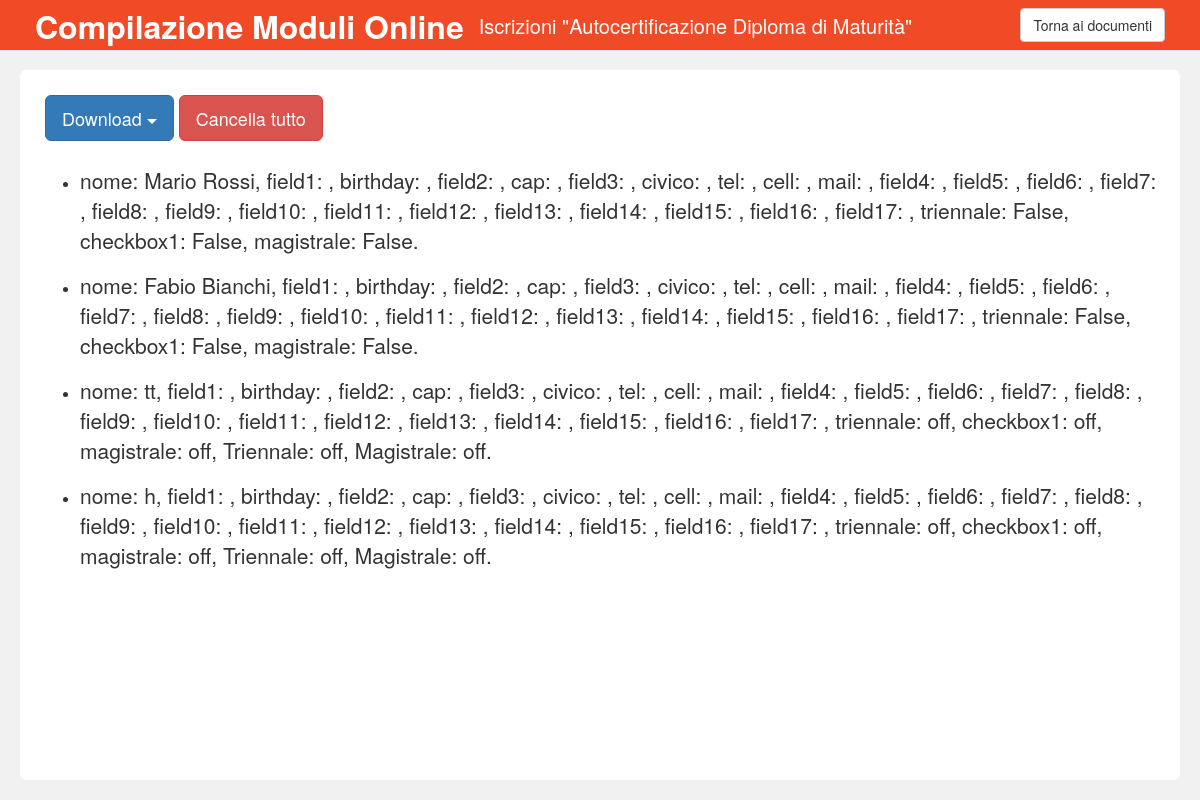
The app's page /form/39/iscrizioni/ (signed in) with its own data.
### form/models.py (models this page shows, shortened)
class Document(models.Model):
    titolo = models.CharField(max_length=200)
    pub_date = models.DateField('Data', null=True)
    content = RichTextUploadingField('Contenuto')
    class Meta:
        verbose_name = 'Documento'
        verbose_name_plural = 'Documenti'

class CompiledDoc(models.Model):
    document = models.ForeignKey(Document, on_delete=models.CASCADE, null=True)
    date = models.DateField(default=None, null=True)
    def __str__(self):
        string = ''
        comp_fields = CompiledField.objects.filter(compiled_doc=self)
        for cfield in comp_fields:
            string = string + str(cfield.field) + ': ' + str(cfield.content)
            if comp_fields[comp_fields.count()-1] is not cfield:
                string = string + ', '
            else:
                string = string + '.'
        return string
    class Meta:
        verbose_name = 'Documento Compilato'
        verbose_name_plural = 'Documenti Compilati'

class CompiledField(models.Model):
    field = models.ForeignKey(Field, on_delete=models.SET_NULL, null=True)
    name = models.CharField(max_length=30)
    compiled_doc = models.ForeignKey(CompiledDoc, on_delete=models.CASCADE)
    content = models.CharField(max_length=50)
    class Meta:
        verbose_name = 'Campo Compilato'
        verbose_name_plural = 'Campi Compilati'

class Field(models.Model):
    name = models.CharField(max_length=30)
    document = models.ForeignKey(Document, on_delete=models.CASCADE)
    def __str__(self):
        return str(self.name)
    class Meta:
        verbose_name = 'Campo'
        verbose_name_plural = 'Campi'

### form/views.py (the view)
# urls.py: url(r'^(?P<document_id>[0-9]+)/iscrizioni/$', views.registrations, name='registrations'),
@login_required
def registrations(request, document_id):
    document = get_object_or_404(Document, pk=document_id)
    compiled_docs = CompiledDoc.objects.filter(document=document)
    template = 'form/registrations.html'
    context = {'document': document, 'compiled_docs': compiled_docs}
    if request.method == 'POST':
        CompiledDoc.objects.filter(document=document).delete()
        return HttpResponseRedirect(reverse('form:registrations', args=(document_id,)))
    return render(request, template, context)

### form/templates/form/registrations.html (shortened to what this page needs)
{% extends "base.html" %}
{% block body %}
    <div class="container-fluid">
        <nav class="navbar navbar-default navbar-fixed-top navbartop">
            <div class="navbar-header">
                <a class="navbar-brand" href="{% url 'form:index' %}">
                    <b>Compilazione Moduli Online</b></a>
            </div>
            <div class="collapse navbar-collapse" id="bs-example-navbar-collapse-1">
                <p class="navbar-text navbar-title">Iscrizioni "{{ document.titolo }}"</p>
                <a href="{% url 'form:index' %}"><button type="button" class="btn btn-default navbar-btn navbar-right">
                    Torna ai documenti</button></a>
            </div>
        </nav>
        <div class="jumbotron largejumbo">
            {% if compiled_docs %}
                <div>
                    <form method="post">
                        <table><tr>
                            <td><div class="dropdown">
                                <button class="btn btn-primary btn-lg dropdown-toggle" type="button" id="dropdownMenu1"
                                        data-toggle="dropdown" aria-haspopup="true" aria-expanded="true">Download
                                        <span class="caret"></span>
                                </button>
                            </div></td>
                            {% if request.user.is_superuser %}
                                <td><button type="submit" class="btn btn-danger btn-lg">Cancella tutto</button></td>
                            {% endif %}
                        </tr></table>
                    </form>
                </div>
                <div class="reg">
                    <ul>
                        {% for comp_doc in compiled_docs %}
                            <li><p>{{ comp_doc }}</p></li>
                        {% endfor %}
                    </ul>
                </div>
            {% else %}
                <p>Nessuna registrazione presente.</p>
            {% endif %}
        </div>
    </div>
{% endblock %}

### form/static/form/style.css (style rules this page uses)
body { background-color: #F1F1F1 !important; font-family: "Helvetica Neue", Helvetica, Arial, monospace, sans-serif !important; }
.navbartop { padding-right: 50px !important; padding-left: 20px !important; background-color: #F04A26 !important; }
.largejumbo { background-color: white !important; padding: 20px !important; position: fixed !important; margin-bottom: 20px !important; bottom: 0 !important; right: 20px !important; left: 20px !important; top: 70px !important; }
.reg { overflow: auto !important; position: fixed !important; right: 20px !important; left: 20px !important; margin: 20px !important; top: 145px !important; bottom: 20px !important; }
p.navbar-text { color: white !important; font-size: 16px !important; }
a.navbar-brand { color: white !important; font-size: 32px !important; }
div.container-fluid { margin-top: 70px !important; margin-bottom: 30px !important; }
p.navbar-title { font-size: 20px !important; padding: 0 !important; margin: 0 !important; margin-top: 12px !important; }
#dropdownMenu1 { margin: 5px !important; }

### records on screen
Document: titolo "Autocertificazione Diploma di Maturità"
CompiledDoc: id.name "nome: Mario Rossi, field1: , birthday: , field2: , cap: , field3: , civico: , tel: , cell: , mail: , field4: , field5: , field6: , field7: , field8: , field9: , field10: , field11: , field12: , field13: , field14: , field15: , field16: , field17: , triennale: False, checkbox1: False, magistrale: False."
CompiledDoc: id.name "nome: Fabio Bianchi, field1: , birthday: , field2: , cap: , field3: , civico: , tel: , cell: , mail: , field4: , field5: , field6: , field7: , field8: , field9: , field10: , field11: , field12: , field13: , field14: , field15: , field16: , field17: , triennale: False, checkbox1: False, magistrale: False."
CompiledDoc: id.name "nome: tt, field1: , birthday: , field2: , cap: , field3: , civico: , tel: , cell: , mail: , field4: , field5: , field6: , field7: , field8: , field9: , field10: , field11: , field12: , field13: , field14: , field15: , field16: , field17: , triennale: off, checkbox1: off, magistrale: off, Triennale: off, Magistrale: off."
CompiledDoc: id.name "nome: h, field1: , birthday: , field2: , cap: , field3: , civico: , tel: , cell: , mail: , field4: , field5: , field6: , field7: , field8: , field9: , field10: , field11: , field12: , field13: , field14: , field15: , field16: , field17: , triennale: off, checkbox1: off, magistrale: off, Triennale: off, Magistrale: off."
